Frame 1 (no input): blank canvas, image omitted
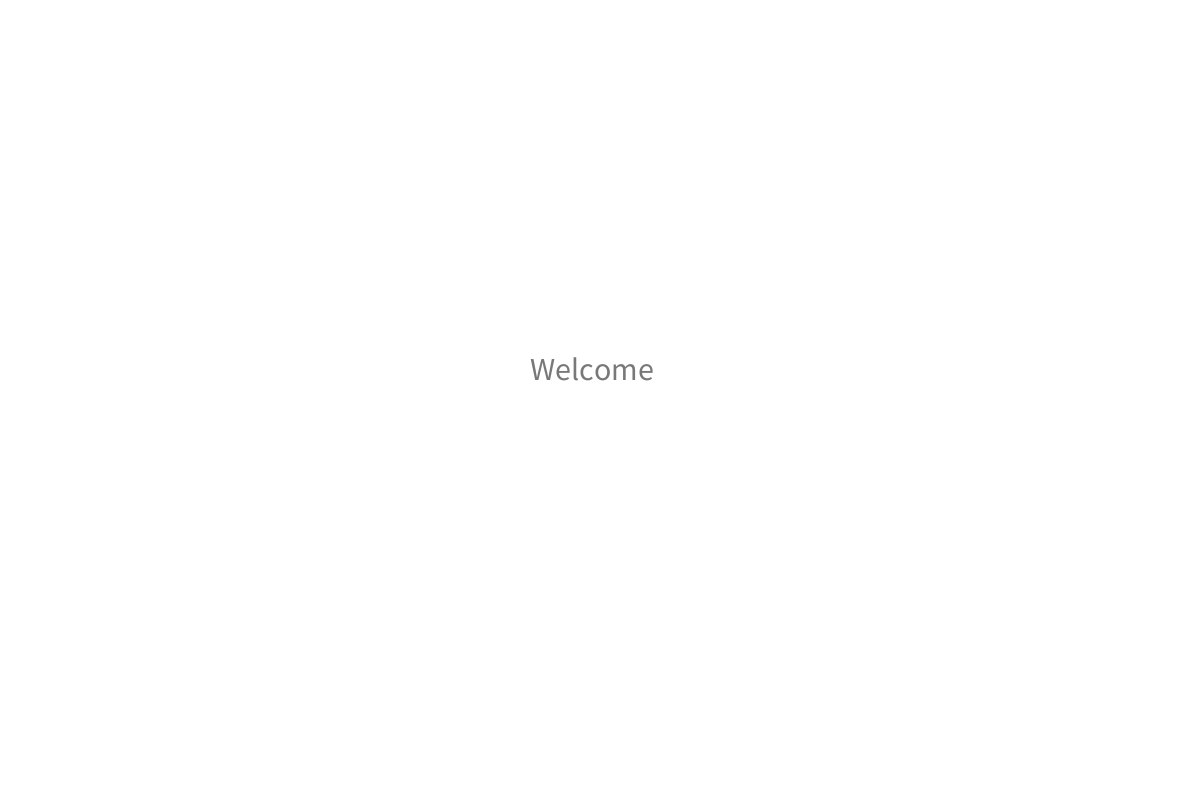
Frame 60 (the mouse pressed at the canvas centre just before this capture)
Frame 120 (the mouse held since frame 60 and released just before this capture): identical to frame 60, image omitted

The Processing sketch that drew this single still picture (run headless with seeded random() and noise(); from frame 60 on, the mouse is pressed at the canvas centre):

// Processing sketch: sine_function_state_machine
// ── sine_function_state_machine.pde
//----------------------------------------------------
//click to start the simulation of sine function
//press a(+),z(-) change amplitude
//press s(+),x(-) change frequency
//----------------------------------------------------
//FSM
int state = 0;

//draw sine
int xspacing = 16;   // How far apart should each horizontal location be spaced
int w;              // Width of entire wave
float theta = 0.0;  // Start angle at 0
float period = 500.0;  // How many pixels before the wave repeats
float dx;  // Value for incrementing X, a function of period and xspacing

//control
float amplitudeC = random(100);  // Height of wave
float[] yCvalues;  // Using an array to store height values for the wave

void setup()
{
  size(1200,800);
}

void draw(){
  switch (state){
    case (1):
        F0();
    break;
    case (2):
        F1();
    break;
    default: 
        state = 1;
    break;
  }
}

void mouseClicked(){
  state = 2;
      w = width+16;
      dx = (TWO_PI / period) * xspacing;
     
      yCvalues = new float[w/xspacing];
}

void keyPressed(){
  switch (key){
    case '1': 
      state = 1;
    break;
    case 'a':
      amplitudeC = (amplitudeC + 1 >= 100)? 100.0 : amplitudeC + 1;
    break;
    case 'z':
      amplitudeC = (amplitudeC - 1 <= 0.1)? 0.1 : amplitudeC - 1;
    break; 
    case 's':
      aC = (aC + 0.1 >= 5)? 5.0 : aC + 0.1;
    break;
    case 'x':
      aC = (aC - 0.1 <= 0.1)? 0.1 : aC - 0.1;
    break;
  } 
}

void F0(){
  background(255);
  textSize(32);
  text("Welcome", 530 , 380);
  fill(120);
}

float a = random(4);
float aC = 1;
void F1(){
  background(0);
  //calcWave();
  //renderWave();
  calcWave_can_cahnge_variable();
  renderWave_can_cahnge_variable();
}

void calcWave_can_cahnge_variable() {
  // Increment theta (try different values for 'angular velocity' here
  theta += 0.02;

  // For every x value, calculate a y value with sine function
  float x = theta;
  for (int i = 0; i < yCvalues.length; i++) {
    yCvalues[i] = sin(aC*x)*amplitudeC;
    x+=dx;
  }
}

void renderWave_can_cahnge_variable() {
  noStroke();
  fill(80.53,193);
  // A simple way to draw the wave with an ellipse at each location
  for (int x = 0; x < yCvalues.length; x++) {
    ellipse(x*xspacing, height/2+yCvalues[x], 16, 16);
  }
}
